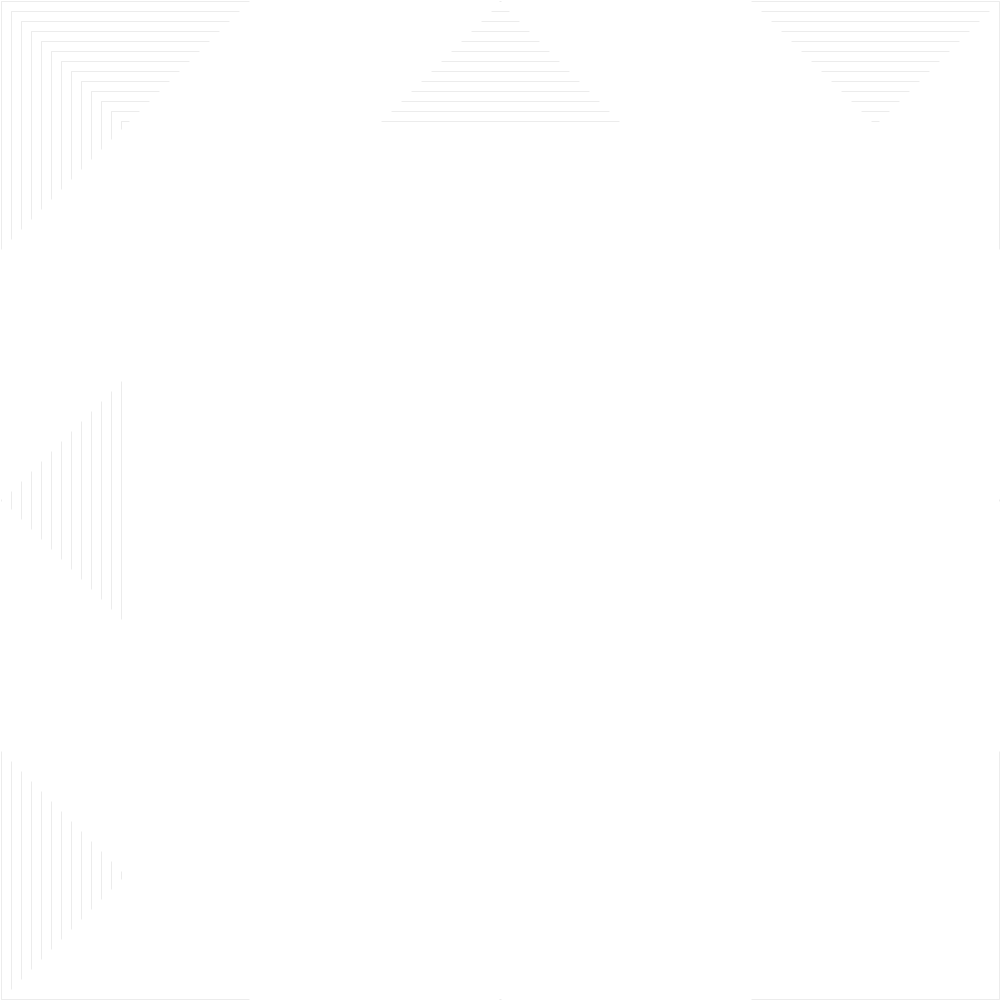
Frame 1 (no input)
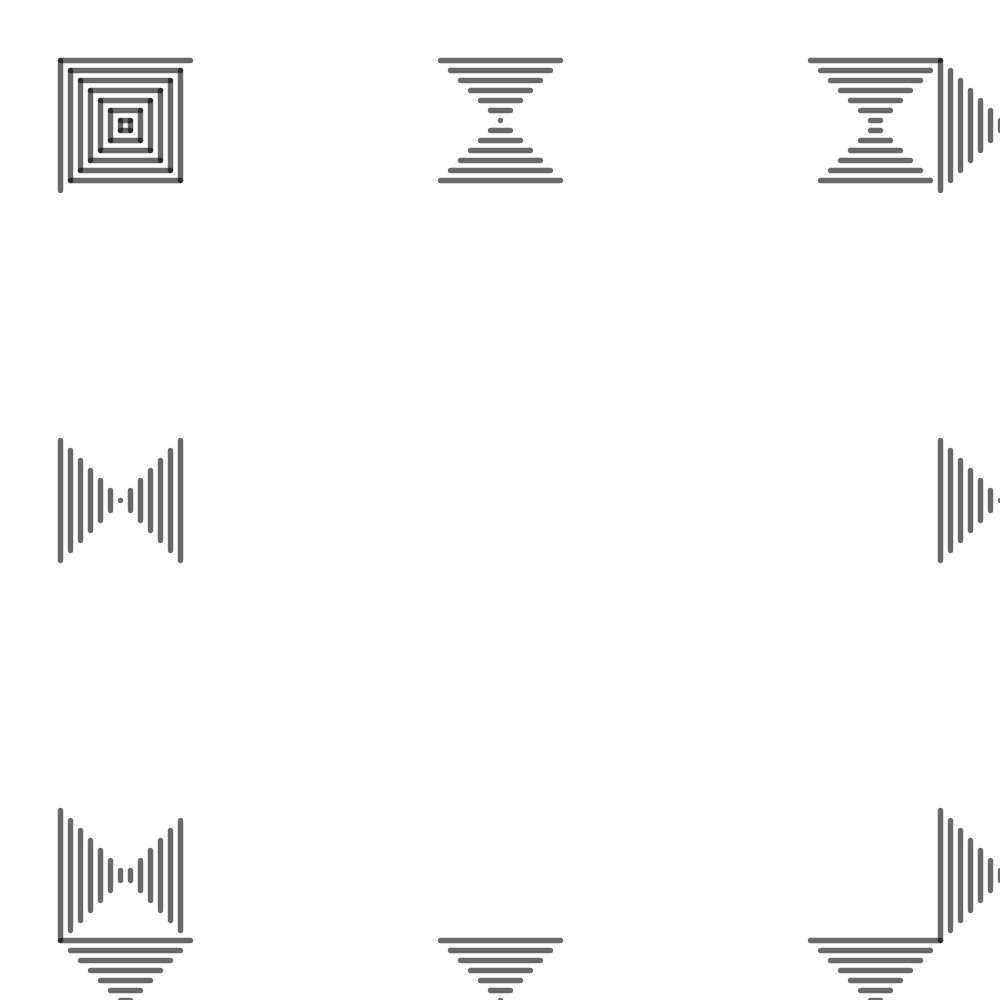
Frame 60 (the mouse pressed at the canvas centre just before this capture)
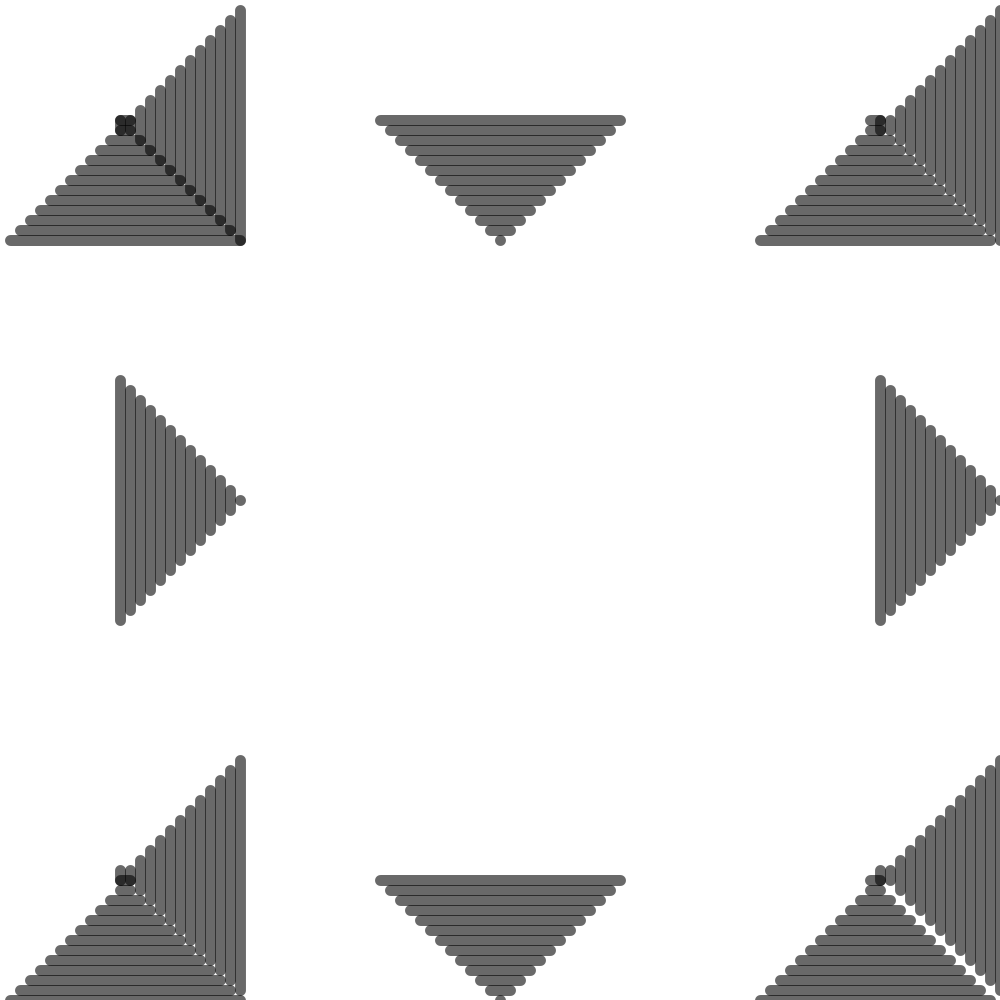
Frame 120 (the mouse held since frame 60 and released just before this capture)

The Processing sketch that drew these frames (run headless with seeded random() and noise(); from frame 60 on, the mouse is pressed at the canvas centre):

// Processing sketch: THIS
// ── THIS.pde
/*Lineangle lineangleA1 = new Lineangle();*/

  float pointX1 = 0; 
  float pointY1 = 0;
  float moveX1 = 1;
  float moveY1 = 1;
  float pointX2 = 0;
  float pointY2 = 0;
  float moveX2 = 1;
  float moveY2 = 1;
  float pointX3 = 0;
  float pointY3 = 0;
  float moveX3 = 1;
  float moveY3 = 1;
  float pointX4 = 0;
  float pointY4 = 0;
  float moveX4 = 1;
  float moveY4 = 1;
  float pointX5 = 0;
  float pointY5 = 0;
  float moveX5 = 1;
  float moveY5 = 1;
  float pointX6 = 0;
  float pointY6 = 0;
  float moveX6 = 1;
  float moveY6 = 1;
  float pointX7 = 0;
  float pointY7 = 0;
  float moveX7 = 1;
  float moveY7 = 1;
  float pointX8 = 0;
  float pointY8 = 0;
  float moveX8 = 1;
  float moveY8 = 1;
  float pointX9 = 0;
  float pointY9 = 0;
  float moveX9 = 1;
  float moveY9 = 1;
  float pointX10 = 0;
  float pointY10 = 0;
  float moveX10 = 1;
  float moveY10 = 1;
  float pointX11 = 0;
  float pointY11 = 0;
  float moveX11 = 1;
  float moveY11 = 1;
  float pointX12 = 0;
  float pointY12 = 0;
  float moveX12 = 1;
  float moveY12 = 1;
  //change move floats to adjust speed
  //change to 250 to reverse strokewidth and vertical orientation
  
  

void setup() {
  size(1000,1000);
}

void draw() {
  background(255);
    pointX1 = pointX1 + moveX1;
    pointY1 = pointY1 + moveY1;
    pointX2 = pointX2 + moveX2;
    pointY2 = pointY2 + moveY2;
    pointX3 = pointX3 + moveX3;
    pointY3 = pointY3 + moveY3;
    pointX4 = pointX4 + moveX4;
    pointY4 = pointY4 + moveY4;
    pointX5 = pointX5 + moveX5;
    pointY5 = pointY5 + moveY5;
    pointX6 = pointX6 + moveX6;
    pointY6 = pointY6 + moveY6;
    pointX7 = pointX7 + moveX7;
    pointY7 = pointY7 + moveY7;
    pointX8 = pointX8 + moveX8;
    pointY8 = pointY8 + moveY8;
    pointX9 = pointX9 + moveX9;
    pointY9 = pointY9 + moveY9;
    pointX10 = pointX10 + moveX10;
    pointY10 = pointY10 + moveY10;
    pointX11 = pointX11 + moveX11;
    pointY11 = pointY11 + moveY11;
    pointX12 = pointX12 + moveX12;
    pointY12 = pointY12 + moveY12;
   
    //LINEANGLE1 (12)
     if (pointX1 > width || pointX1 < 0) { 
      moveX1 = moveX1 * -1;
    }
    if (pointY1 > height/8 || pointY1 < 0) { 
      moveY1 = moveY1 * -1;
    }
    stroke(0,150);
    if (pointY1 >= 0 && pointY1 >=0) {
      strokeWeight(pointY1/11);
    } else { 
      strokeWeight(pointY1/-23);
    }
      for (int i = 0; i <125; i = i + 10) {
      line(i+pointX1,i+pointY1, i + pointX1, height/4 - (i+pointY1));
     }
    
    //LINEANGLE2 (1)
    if (pointX2 > width/8 || pointX2 < 0) { 
      moveX2 = moveX2 * -1;
    }
    if (pointY2 > height || pointY2 < 0) { 
      moveY2 = moveY2 * -1;
    }
    stroke(0,150);
    if (pointX2 >= 0) {
      strokeWeight(pointX2/11);
    } else { 
      strokeWeight(pointX2/-23);
    }
      for (int i = 0; i <125; i = i + 10) {
      line(i+pointX2,i+pointY2, width/4 - (i+pointX2), i+pointY2);
     }
     
    //LINEANGLE3 (2)
    if (pointX3 > width/8 || pointX3 < 0) { 
      moveX3 = moveX3 * -1;
    }
    if (pointY3 > height || pointY3 < 0) { 
      moveY3 = moveY3 * -1;
    }
    stroke(0,150);
    if (pointX3 >= 0) {
      strokeWeight(pointX3/11);
    } else { 
      strokeWeight(pointX3/-23);
    }
      for (int i = 0; i <125; i = i + 10) {
      line(-i+pointX3+(width/2),i+pointY3, width/2 - (-i+pointX3), i+pointY3);
     }
    
    //LINEANGLE4 (8)
    if (pointX4 > width/8 || pointX4 < 0) { 
      moveX4 = moveX4 * -1;
    }
    if (pointY4 > height || pointY4 < 0) { 
      moveY4 = moveY4 * -1;
    }
    stroke(0,150);
    if (pointX4 >= 0) {
      strokeWeight(pointX4/11);
    } else { 
      strokeWeight(pointX4/-23);
    }
      for (int i = 0; i <125; i = i + 10) {
      line(-i+pointX4 + (width/2),i+pointY4*-1+height, width/2 - (-i+pointX4), i+pointY4*-1+height);
      }
    
    //LINEANGLE5 (3)
    if (pointX5 > width/8 || pointX5 < 0) { 
      moveX5 = moveX5 * -1;
    }
    if (pointY5 > height || pointY5 < 0) { 
      moveY5 = moveY5 * -1;
    }
    stroke(0,150);
    if (pointX5 >= 0) {
      strokeWeight(pointX5/11);
    } else { 
      strokeWeight(pointX5/-23);
    }
      for (int i = 0; i <125; i = i + 10) {
      line(i+pointX5+(width*.75),i+pointY5, width - (i+pointX5), i+pointY5);
     }
    
    //LINEANGLE6 (9)
    if (pointX6 > width/8 || pointX6 < 0) { 
      moveX6 = moveX6 * -1;
    }
    if (pointY6 > height || pointY6 < 0) { 
      moveY6 = moveY6 * -1;
    }
    stroke(0,150);
    if (pointX6 >= 0) {
      strokeWeight(pointX6/11);
    } else { 
      strokeWeight(pointX6/-23);
    }
      for (int i = 0; i <125; i = i + 10) {
      line(i+pointX6,i+pointY6*-1+height, width/4 - (i+pointX6), i+pointY6*-1+height);
     }
     
    //LINEANGLE7 (11)
     if (pointX7 > width || pointX7 < 0) { 
      moveX7 = moveX7 * -1;
    }
    if (pointY7 > height/8 || pointY7 < 0) { 
      moveY7 = moveY7 * -1;
    }
    stroke(0,150);
    if (pointY7 >= 0 && pointY7 >=0) {
      strokeWeight(pointY7/11);
    } else { 
      strokeWeight(pointY7/-23);
    }
      for (int i = 0; i <125; i = i + 10) {
      line(i+pointX7,-i+pointY7+(height/2), i + pointX7, height/2 - (-i+pointY7));
     }
     
     //LINEANGLE8 (10)
     if (pointX8 > width || pointX8 < 0) { 
      moveX8 = moveX8 * -1;
    }
    if (pointY8 > height/8 || pointY8 < 0) { 
      moveY8 = moveY8 * -1;
    }
    stroke(0,150);
    if (pointY8 >= 0 && pointY8 >=0) {
      strokeWeight(pointY8/11);
    } else { 
      strokeWeight(pointY8/-23);
    }
      for (int i = 0; i <125; i = i + 10) {
      line(i+pointX8,i+pointY8+(width*.75), i + pointX8, height - (i+pointY8));
     }
    
    //LINEANGLE9 (7)
    if (pointX9 > width/8 || pointX9 < 0) { 
      moveX9 = moveX9 * -1;
    }
    if (pointY9 > height || pointY9 < 0) { 
      moveY9 = moveY9 * -1;
    }
    stroke(0,150);
    if (pointX9 >= 0) {
      strokeWeight(pointX9/11);
    } else { 
      strokeWeight(pointX9/-23);
    }
      for (int i = 0; i <125; i = i + 10) {
      line(i+pointX9+(width*.75),i+pointY9*-1+height, width - (i+pointX9), i+pointY9*-1+height);
     }
     
     //LINEANGLE10 (4)
     if (pointX10 > width || pointX10 < 0) { 
      moveX10 = moveX10 * -1;
    }
    if (pointY10 > height/8 || pointY10 < 0) { 
      moveY10 = moveY10 * -1;
    }
    stroke(0,150);
    if (pointY10 >= 0 && pointY10 >=0) {
      strokeWeight(pointY10/11);
    } else { 
      strokeWeight(pointY10/-23);
    }
      for (int i = 0; i <125; i = i + 10) {
      line(i+pointX10*-1+width,i+pointY10, i + pointX10*-1+width, height/4 - (i+pointY10));
     }
    
    //LINEANGLE11 (5)
     if (pointX11 > width || pointX11 < 0) { 
      moveX11 = moveX11 * -1;
    }
    if (pointY11 > height/8 || pointY11 < 0) { 
      moveY11 = moveY11 * -1;
    }
    stroke(0,150);
    if (pointY11 >= 0 && pointY11 >=0) {
      strokeWeight(pointY11/11);
    } else { 
      strokeWeight(pointY11/-23);
    }
      for (int i = 0; i <125; i = i + 10) {
      line(i+pointX11*-1+width,-i+pointY11+(height/2), i + pointX11*-1+width, height/2 - (-i+pointY11));
     }
    
    //LINEANGLE8 (6)
     if (pointX12 > width || pointX12 < 0) { 
      moveX12 = moveX12 * -1;
    }
    if (pointY12 > height/8 || pointY12 < 0) { 
      moveY12 = moveY12 * -1;
    }
    stroke(0,150);
    if (pointY12 >= 0 && pointY12 >=0) {
      strokeWeight(pointY12/11);
    } else { 
      strokeWeight(pointY12/-23);
    }
      for (int i = 0; i <125; i = i + 10) {
      line(i+pointX12*-1+width,i+pointY12+(width*.75), i + pointX12*-1+width, height - (i+pointY12));
     }
     
}

/*class Lineangle {
  /*float pointX = 0; 
  //change to 250 to reverse strokewidth and vertical orientation
  float pointY = 0;
  float moveX = .25;
  float moveY = .25;*/
  
  
  /*Lineangle() {
  }
  
  void lineangleMove1() {
    if (pointX > width/8 || pointX < 0) { 
      moveX = moveX * -1;
    }
    if (pointY > height || pointY < 0) { 
      moveY = moveY * -1;
    }
    stroke(0,150);
    if (pointX >= 0) {
      strokeWeight(pointX/11);
    } else { 
      strokeWeight(pointX/-23);
    }
      for (int i = 0; i <125; i = i + 10) {
      line(i+pointX,i+pointY, width/4 - (i+pointX), i+pointY);
     }
     pointX = pointX + moveX;
     pointY = pointY + moveY;
     
  }
  void lineangleMove3() {
    if (pointX > width/8 || pointX < 0) { 
      moveX = moveX * -1;
    }
    if (pointY > height || pointY < 0) { 
      moveY = moveY * -1;
    }
    stroke(0,150);
    if (pointX >= 0) {
      strokeWeight(pointX/11);
    } else { 
      strokeWeight(pointX/-23);
    }
      for (int i = 0; i <125; i = i + 10) {
      line(i+pointX+(width/2),i+pointY, width/2 - (i+pointX), i+pointY);
     }
     pointX = pointX + moveX ;
     pointY = pointY + moveY;
     
  }
  void lineangleMove5() {
    if (pointX > width/8 || pointX < 0) { 
      moveX = moveX * -1;
    }
    if (pointY > height || pointY < 0) { 
      moveY = moveY * -1;
    }
    stroke(0,150);
    if (pointX >= 0) {
      strokeWeight(pointX/11);
    } else { 
      strokeWeight(pointX/-23);
    }
      for (int i = 0; i <125; i = i + 10) {
      line(i+pointX+(width*.75),i+pointY, width - (i+pointX), i+pointY);
     }
     pointX = pointX + moveX ;
     pointY = pointY + moveY;
     
  }
    void lineangleMove6() {
    if (pointX > width/8 || pointX < 0) { 
      moveX = moveX * -1;
    }
    if (pointY > height || pointY < 0) { 
      moveY = moveY * -1;
    }
    stroke(0,150);
    if (pointX >= 0) {
      strokeWeight(pointX/11);
    } else { 
      strokeWeight(pointX/-23);
    }
      for (int i = 0; i <125; i = i + 10) {
      line(i+pointX,i+pointY*-1+height, width/4 - (i+pointX), i+pointY*-1+height);
     }
     pointX = pointX + moveX ;
     pointY = pointY + moveY;
     
  }
    void lineangleMove4() {
    if (pointX > width/8 || pointX < 0) { 
      moveX = moveX * -1;
    }
    if (pointY > height || pointY < 0) { 
      moveY = moveY * -1;
    }
    stroke(0,150);
    if (pointX >= 0) {
      strokeWeight(pointX/11);
    } else { 
      strokeWeight(pointX/-23);
    }
      for (int i = 0; i <125; i = i + 10) {
      line(i+pointX + (width/2),i+pointY*-1+height, width/2 - (i+pointX), i+pointY*-1+height);
     }
     pointX = pointX + moveX ;
     pointY = pointY + moveY;
     
  }
  void lineangleMove2() {
    if (pointX > width/8 || pointX < 0) { 
      moveX = moveX * -1;
    }
    if (pointY > height || pointY < 0) { 
      moveY = moveY * -1;
    }
    stroke(0,150);
    if (pointX >= 0) {
      strokeWeight(pointX/11);
    } else { 
      strokeWeight(pointX/-23);
    }
      for (int i = 0; i <125; i = i + 10) {
      line(i+pointX + (width*.75),i+pointY*-1+height, width - (i+pointX), i+pointY*-1+height);
     }
     pointX = pointX + moveX ;
     pointY = pointY + moveY;  
  }
  
}*/ 
  
